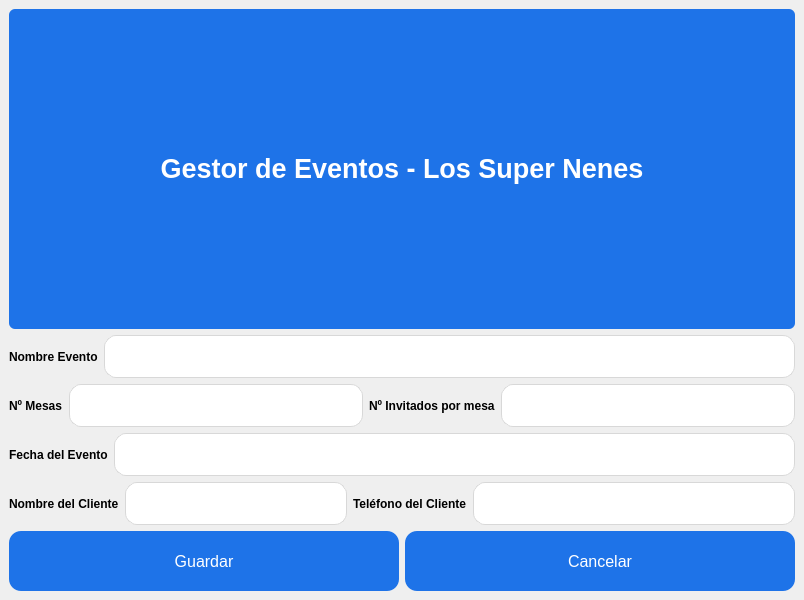
<?xml version="1.0" encoding="UTF-8"?>
<ui version="4.0">
 <class>EventForm</class>
 <widget class="QMainWindow" name="EventForm">
  <property name="geometry">
   <rect>
    <x>0</x>
    <y>0</y>
    <width>800</width>
    <height>600</height>
   </rect>
  </property>
  <property name="windowTitle">
   <string>Gestor de Eventos - Los Super Nenes</string>
  </property>
  <widget class="QWidget" name="centralwidget">
   <layout class="QVBoxLayout" name="mainLayout">
    <item>
     <widget class="QFrame" name="headerFrame">
      <property name="styleSheet">
       <string notr="true">background-color:#1E73E8; border-radius:6px;</string>
      </property>
      <layout class="QHBoxLayout" name="headerLayout">
       <item>
        <widget class="QLabel" name="lblTitulo">
         <property name="text">
          <string>&lt;span style=&quot;color:white; font-size:20pt; font-weight:600;&quot;&gt;Gestor de Eventos - Los Super Nenes&lt;/span&gt;</string>
         </property>
         <property name="alignment">
          <set>Qt::AlignCenter</set>
         </property>
        </widget>
       </item>
      </layout>
     </widget>
    </item>
    <item>
     <layout class="QHBoxLayout">
      <item>
       <widget class="QLabel" name="lblNombreEvento">
        <property name="font">
         <font>
          <weight>75</weight>
          <bold>true</bold>
         </font>
        </property>
        <property name="text">
         <string>Nombre Evento</string>
        </property>
       </widget>
      </item>
      <item>
       <widget class="QLineEdit" name="leNombreEvento">
        <property name="styleSheet">
         <string>background-color:#ffffff; border: 1px solid #d8d8d8; border-radius: 12px; padding: 10px; font-size: 12pt; width: 300px;</string>
        </property>
       </widget>
      </item>
     </layout>
    </item>
    <item>
     <layout class="QHBoxLayout">
      <item>
       <widget class="QLabel" name="lblMesas">
        <property name="font">
         <font>
          <weight>75</weight>
          <bold>true</bold>
         </font>
        </property>
        <property name="text">
         <string>Nº Mesas</string>
        </property>
       </widget>
      </item>
      <item>
       <widget class="QLineEdit" name="leMesas">
        <property name="styleSheet">
         <string>background-color:#ffffff; border: 1px solid #d8d8d8; border-radius: 12px; padding: 10px; font-size: 12pt; width: 120px;</string>
        </property>
       </widget>
      </item>
      <item>
       <widget class="QLabel" name="lblInvitadosPorMesa">
        <property name="font">
         <font>
          <weight>75</weight>
          <bold>true</bold>
         </font>
        </property>
        <property name="text">
         <string>Nº Invitados por mesa</string>
        </property>
       </widget>
      </item>
      <item>
       <widget class="QLineEdit" name="leInvitadosPorMesa">
        <property name="styleSheet">
         <string>background-color:#ffffff; border: 1px solid #d8d8d8; border-radius: 12px; padding: 10px; font-size: 12pt; width: 120px;</string>
        </property>
       </widget>
      </item>
     </layout>
    </item>
    <item>
     <layout class="QHBoxLayout">
      <item>
       <widget class="QLabel" name="lblFechaEvento">
        <property name="font">
         <font>
          <weight>75</weight>
          <bold>true</bold>
         </font>
        </property>
        <property name="text">
         <string>Fecha del Evento</string>
        </property>
       </widget>
      </item>
      <item>
       <widget class="QLineEdit" name="leFechaEvento">
        <property name="styleSheet">
         <string>background-color:#ffffff; border: 1px solid #d8d8d8; border-radius: 12px; padding: 10px; font-size: 12pt; width: 200px;</string>
        </property>
       </widget>
      </item>
     </layout>
    </item>
    <item>
     <layout class="QHBoxLayout">
      <item>
       <widget class="QLabel" name="lblNombreCliente">
        <property name="font">
         <font>
          <weight>75</weight>
          <bold>true</bold>
         </font>
        </property>
        <property name="text">
         <string>Nombre del Cliente</string>
        </property>
       </widget>
      </item>
      <item>
       <layout class="QHBoxLayout">
        <item>
         <widget class="QLineEdit" name="leTelefonoCliente">
          <property name="styleSheet">
           <string>background-color:#ffffff; border: 1px solid #d8d8d8; border-radius: 12px; padding: 10px; font-size: 12pt; width: 200px;</string>
          </property>
         </widget>
        </item>
       </layout>
      </item>
      <item>
       <widget class="QLabel" name="lblTelefonoCliente">
        <property name="font">
         <font>
          <weight>75</weight>
          <bold>true</bold>
         </font>
        </property>
        <property name="text">
         <string>Teléfono del Cliente</string>
        </property>
       </widget>
      </item>
      <item>
       <widget class="QLineEdit" name="leNombreCliente">
        <property name="styleSheet">
         <string>background-color:#ffffff; border: 1px solid #d8d8d8; border-radius: 12px; padding: 10px; font-size: 12pt; width: 300px;</string>
        </property>
       </widget>
      </item>
     </layout>
    </item>
    <item>
     <layout class="QHBoxLayout">
      <item>
       <widget class="QPushButton" name="btnGuardar">
        <property name="styleSheet">
         <string notr="true">QPushButton {
    background-color:#1E73E8;
    color:white;
    font-size:12pt;
    border-radius:12px;
    padding:10px;
    width:120px;
    height:40px;
}

QPushButton:hover {
    background-color:#155FA1;   /* tono más oscuro al pasar el ratón */
}

QPushButton:pressed {
    background-color:#134F84;   /* tono aún más oscuro cuando se pulsa */
}
</string>
        </property>
        <property name="text">
         <string>Guardar</string>
        </property>
       </widget>
      </item>
      <item>
       <widget class="QPushButton" name="btnCancelar">
        <property name="styleSheet">
         <string notr="true">QPushButton {
    background-color:#1E73E8;
    color:white;
    font-size:12pt;
    border-radius:12px;
    padding:10px;
    width:120px;
    height:40px;
}

QPushButton:hover {
    background-color:#155FA1;   /* tono más oscuro al pasar el ratón */
}

QPushButton:pressed {
    background-color:#134F84;   /* tono aún más oscuro cuando se pulsa */
}
</string>
        </property>
        <property name="text">
         <string>Cancelar</string>
        </property>
       </widget>
      </item>
     </layout>
    </item>
   </layout>
  </widget>
 </widget>
 <resources/>
 <connections/>
</ui>
